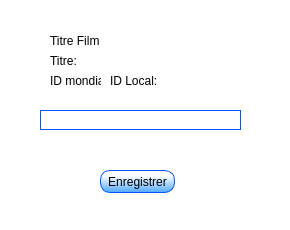
<?xml version="1.0" encoding="UTF-8"?>
<ui version="4.0">
 <class>C_detail_ajout</class>
 <widget class="QDialog" name="C_detail_ajout">
  <property name="geometry">
   <rect>
    <x>0</x>
    <y>0</y>
    <width>290</width>
    <height>230</height>
   </rect>
  </property>
  <property name="cursor">
   <cursorShape>ArrowCursor</cursorShape>
  </property>
  <property name="windowTitle">
   <string>Dialog</string>
  </property>
  <property name="styleSheet">
   <string notr="true">background-color: rgb(255, 255, 255);</string>
  </property>
  <widget class="QPushButton" name="btn_enregistrer_detail">
   <property name="geometry">
    <rect>
     <x>100</x>
     <y>170</y>
     <width>75</width>
     <height>23</height>
    </rect>
   </property>
   <property name="styleSheet">
    <string notr="true">background-color: qlineargradient(spread:pad, x1:0.482412, y1:0.983, x2:0.493025, y2:0.239, stop:0 rgba(85, 170, 255, 255), stop:1 rgba(255, 255, 255, 255));
border-color: rgb(0, 85, 255);
border-radius: 10px;
border-width: 1px;
border-style: solid;</string>
   </property>
   <property name="text">
    <string>Enregistrer</string>
   </property>
  </widget>
  <widget class="QLineEdit" name="txt_ajouter_detail">
   <property name="geometry">
    <rect>
     <x>40</x>
     <y>110</y>
     <width>201</width>
     <height>20</height>
    </rect>
   </property>
   <property name="styleSheet">
    <string notr="true">border-color: rgb(0, 85, 255);
border-radius:15px;
border-width: 1px;
border-style: solid;</string>
   </property>
  </widget>
  <widget class="QLabel" name="l_titre">
   <property name="geometry">
    <rect>
     <x>50</x>
     <y>50</y>
     <width>181</width>
     <height>21</height>
    </rect>
   </property>
   <property name="text">
    <string>Titre:</string>
   </property>
  </widget>
  <widget class="QLabel" name="id_mondial">
   <property name="geometry">
    <rect>
     <x>110</x>
     <y>70</y>
     <width>181</width>
     <height>21</height>
    </rect>
   </property>
   <property name="text">
    <string>ID Local:</string>
   </property>
  </widget>
  <widget class="QLabel" name="txt_film">
   <property name="geometry">
    <rect>
     <x>50</x>
     <y>30</y>
     <width>181</width>
     <height>21</height>
    </rect>
   </property>
   <property name="text">
    <string>Titre Film</string>
   </property>
  </widget>
  <widget class="QLabel" name="BLOCKED_txt">
   <property name="geometry">
    <rect>
     <x>50</x>
     <y>70</y>
     <width>51</width>
     <height>21</height>
    </rect>
   </property>
   <property name="text">
    <string>ID mondial:</string>
   </property>
  </widget>
 </widget>
 <resources/>
 <connections/>
</ui>
